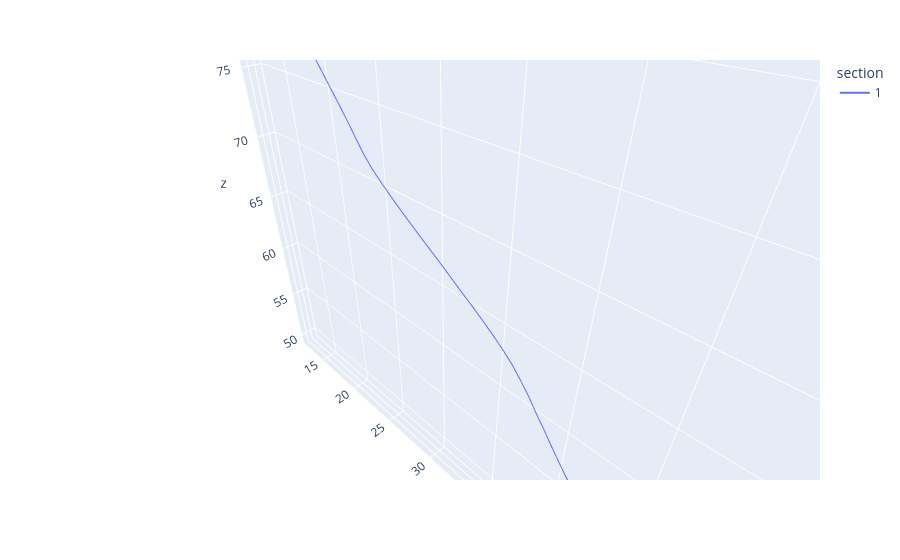

The notebook cell saved with this chart:
### Markdown cell above
Simplest: A straight line in a random direction

### Code cell
swc_list = generate.make_swc_list(
    size=(100, 100, 100),
    length=50,
    step_size=1.0,
    kappa=1000.0,
    num_branches=0,
    rng=None
)

sections, sections_graph = load.parse_swc(swc_list)

plot_sections(sections)

### Figure 1 — Plotly figure (JSON) as saved in the notebook; plotly's stock layout.template omitted (floating-point values rounded to 4 significant figures)
{"data": [{"hovertemplate": "section=1<br>x=%{x}<br>y=%{y}<br>z=%{z}<extra></extra>", "legendgroup": "1", "line": {"color": "#636efa", "dash": "solid"}, "marker": {"symbol": "circle"}, "mode": "lines", "name": "1", "scene": "scene", "showlegend": true, "type": "scatter3d", "x": [50.0, 49.97, 49.94, 49.89, 49.84, 49.82, 49.85, 49.83, 49.77, 49.72, 49.7, 49.59, 49.48, 49.4, 49.32, 49.22, 49.13, 48.99, 48.87, 48.75, 48.69, 48.71, 48.74, 48.75, 48.78, 48.79, 48.83, 48.91, 49.01, 49.1, 49.2, 49.29, 49.38, 49.46, 49.48, 49.44, 49.4, 49.39, 49.37, 49.35, 49.34, 49.28, 49.22, 49.16, 49.12, 49.04, 48.94, 48.84, 48.75, 48.65, 48.56, 48.5], "y": [50.0, 49.19, 48.39, 47.62, 46.87, 46.12, 45.38, 44.65, 43.89, 43.15, 42.43, 41.68, 40.93, 40.23, 39.55, 38.87, 38.18, 37.48, 36.72, 35.95, 35.15, 34.38, 33.59, 32.78, 31.96, 31.15, 30.35, 29.58, 28.83, 28.07, 27.33, 26.6, 25.89, 25.18, 24.5, 23.83, 23.19, 22.54, 21.87, 21.2, 20.53, 19.87, 19.22, 18.57, 17.9, 17.24, 16.53, 15.82, 15.07, 14.32, 13.58, 12.85], "z": [50.0, 50.58, 51.18, 51.82, 52.48, 53.14, 53.81, 54.5, 55.14, 55.82, 56.5, 57.17, 57.81, 58.52, 59.25, 59.98, 60.7, 61.4, 62.04, 62.66, 63.26, 63.89, 64.51, 65.1, 65.67, 66.25, 66.86, 67.49, 68.13, 68.79, 69.45, 70.13, 70.82, 71.52, 72.26, 73.0, 73.76, 74.52, 75.27, 76.01, 76.76, 77.5, 78.26, 79.01, 79.76, 80.51, 81.2, 81.9, 82.55, 83.21, 83.87, 84.56]}], "layout": {"legend": {"title": {"text": "section"}, "tracegroupgap": 0}, "margin": {"t": 60}, "scene": {"aspectmode": "data", "domain": {"x": [0, 1], "y": [0, 1]}, "xaxis": {"title": {"text": "x"}}, "yaxis": {"title": {"text": "y"}}, "zaxis": {"title": {"text": "z"}}}}}
